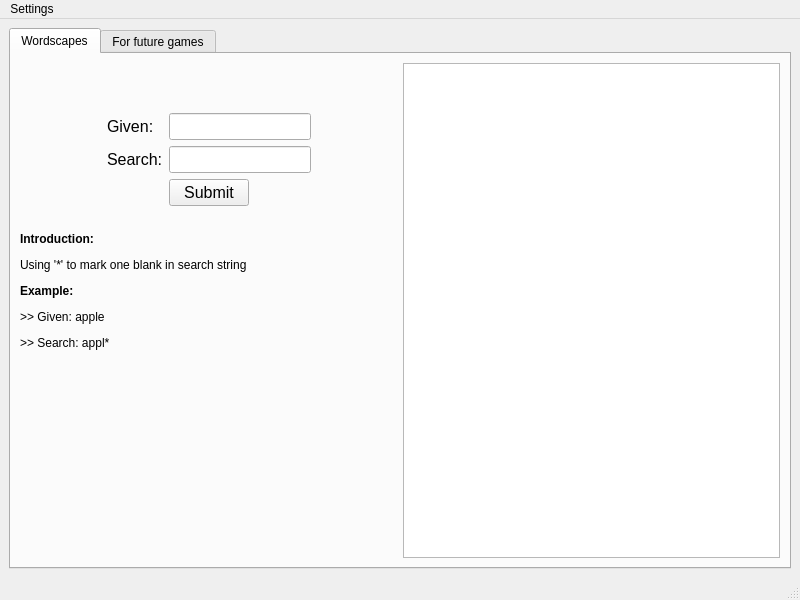
<?xml version="1.0" encoding="UTF-8"?>
<ui version="4.0">
 <class>MainWindow</class>
 <widget class="QMainWindow" name="MainWindow">
  <property name="geometry">
   <rect>
    <x>0</x>
    <y>0</y>
    <width>800</width>
    <height>600</height>
   </rect>
  </property>
  <property name="windowTitle">
   <string>CheaterHub</string>
  </property>
  <widget class="QWidget" name="centralwidget">
   <layout class="QHBoxLayout" name="horizontalLayout_3">
    <item>
     <widget class="QTabWidget" name="tabWidget">
      <property name="currentIndex">
       <number>0</number>
      </property>
      <widget class="QWidget" name="tab">
       <attribute name="title">
        <string>Wordscapes</string>
       </attribute>
       <layout class="QHBoxLayout" name="horizontalLayout_2">
        <item>
         <layout class="QVBoxLayout" name="verticalLayout">
          <item>
           <spacer name="verticalSpacer_2">
            <property name="orientation">
             <enum>Qt::Vertical</enum>
            </property>
            <property name="sizeType">
             <enum>QSizePolicy::Maximum</enum>
            </property>
            <property name="sizeHint" stdset="0">
             <size>
              <width>20</width>
              <height>50</height>
             </size>
            </property>
           </spacer>
          </item>
          <item>
           <layout class="QGridLayout" name="gridLayout">
            <item row="0" column="1">
             <widget class="QLabel" name="label_given">
              <property name="minimumSize">
               <size>
                <width>0</width>
                <height>0</height>
               </size>
              </property>
              <property name="font">
               <font>
                <pointsize>12</pointsize>
               </font>
              </property>
              <property name="text">
               <string>Given:</string>
              </property>
             </widget>
            </item>
            <item row="0" column="0">
             <spacer name="horizontalSpacer_3">
              <property name="orientation">
               <enum>Qt::Horizontal</enum>
              </property>
              <property name="sizeHint" stdset="0">
               <size>
                <width>40</width>
                <height>20</height>
               </size>
              </property>
             </spacer>
            </item>
            <item row="0" column="2">
             <widget class="QLineEdit" name="lineEdit_given">
              <property name="minimumSize">
               <size>
                <width>100</width>
                <height>0</height>
               </size>
              </property>
              <property name="font">
               <font>
                <pointsize>12</pointsize>
               </font>
              </property>
              <property name="clearButtonEnabled">
               <bool>true</bool>
              </property>
             </widget>
            </item>
            <item row="1" column="2">
             <widget class="QLineEdit" name="lineEdit_search">
              <property name="minimumSize">
               <size>
                <width>100</width>
                <height>0</height>
               </size>
              </property>
              <property name="font">
               <font>
                <pointsize>12</pointsize>
               </font>
              </property>
              <property name="clearButtonEnabled">
               <bool>true</bool>
              </property>
             </widget>
            </item>
            <item row="1" column="1">
             <widget class="QLabel" name="label_search">
              <property name="minimumSize">
               <size>
                <width>0</width>
                <height>0</height>
               </size>
              </property>
              <property name="font">
               <font>
                <pointsize>12</pointsize>
               </font>
              </property>
              <property name="text">
               <string>Search:</string>
              </property>
             </widget>
            </item>
            <item row="0" column="3">
             <spacer name="horizontalSpacer_4">
              <property name="orientation">
               <enum>Qt::Horizontal</enum>
              </property>
              <property name="sizeHint" stdset="0">
               <size>
                <width>40</width>
                <height>20</height>
               </size>
              </property>
             </spacer>
            </item>
           </layout>
          </item>
          <item>
           <layout class="QHBoxLayout" name="horizontalLayout">
            <item>
             <spacer name="horizontalSpacer">
              <property name="orientation">
               <enum>Qt::Horizontal</enum>
              </property>
              <property name="sizeHint" stdset="0">
               <size>
                <width>40</width>
                <height>20</height>
               </size>
              </property>
             </spacer>
            </item>
            <item>
             <widget class="QPushButton" name="btn_socket">
              <property name="enabled">
               <bool>true</bool>
              </property>
              <property name="font">
               <font>
                <pointsize>12</pointsize>
               </font>
              </property>
              <property name="text">
               <string>Submit</string>
              </property>
              <property name="checkable">
               <bool>false</bool>
              </property>
             </widget>
            </item>
            <item>
             <spacer name="horizontalSpacer_2">
              <property name="orientation">
               <enum>Qt::Horizontal</enum>
              </property>
              <property name="sizeHint" stdset="0">
               <size>
                <width>40</width>
                <height>20</height>
               </size>
              </property>
             </spacer>
            </item>
           </layout>
          </item>
          <item>
           <spacer name="verticalSpacer_3">
            <property name="orientation">
             <enum>Qt::Vertical</enum>
            </property>
            <property name="sizeType">
             <enum>QSizePolicy::Maximum</enum>
            </property>
            <property name="sizeHint" stdset="0">
             <size>
              <width>20</width>
              <height>20</height>
             </size>
            </property>
           </spacer>
          </item>
          <item>
           <widget class="QLabel" name="lbl_info">
            <property name="text">
             <string>&lt;html&gt;&lt;head/&gt;&lt;body&gt;&lt;p align=&quot;justify&quot;&gt;&lt;span style=&quot; font-weight:600;&quot;&gt;Introduction:&lt;/span&gt;&lt;/p&gt;&lt;p align=&quot;justify&quot;&gt;Using '*' to mark one blank in search string&lt;/p&gt;&lt;p align=&quot;justify&quot;&gt;&lt;span style=&quot; font-weight:600;&quot;&gt;Example:&lt;/span&gt;&lt;/p&gt;&lt;p align=&quot;justify&quot;&gt;&amp;gt;&amp;gt; Given: apple&lt;/p&gt;&lt;p align=&quot;justify&quot;&gt;&amp;gt;&amp;gt; Search: appl*&lt;/p&gt;&lt;/body&gt;&lt;/html&gt;</string>
            </property>
           </widget>
          </item>
          <item>
           <spacer name="verticalSpacer">
            <property name="orientation">
             <enum>Qt::Vertical</enum>
            </property>
            <property name="sizeHint" stdset="0">
             <size>
              <width>20</width>
              <height>40</height>
             </size>
            </property>
           </spacer>
          </item>
         </layout>
        </item>
        <item>
         <widget class="QListWidget" name="list_result">
          <property name="minimumSize">
           <size>
            <width>100</width>
            <height>0</height>
           </size>
          </property>
         </widget>
        </item>
       </layout>
      </widget>
      <widget class="QWidget" name="tab_2">
       <attribute name="title">
        <string>For future games</string>
       </attribute>
      </widget>
     </widget>
    </item>
   </layout>
  </widget>
  <widget class="QMenuBar" name="menubar">
   <property name="geometry">
    <rect>
     <x>0</x>
     <y>0</y>
     <width>800</width>
     <height>30</height>
    </rect>
   </property>
   <widget class="QMenu" name="menubar1">
    <property name="title">
     <string>Settings</string>
    </property>
    <addaction name="actionConfig"/>
   </widget>
   <addaction name="menubar1"/>
  </widget>
  <widget class="QStatusBar" name="statusbar"/>
  <action name="actionConfig">
   <property name="text">
    <string>Config</string>
   </property>
  </action>
 </widget>
 <tabstops>
  <tabstop>lineEdit_given</tabstop>
  <tabstop>lineEdit_search</tabstop>
  <tabstop>btn_socket</tabstop>
  <tabstop>list_result</tabstop>
  <tabstop>tabWidget</tabstop>
 </tabstops>
 <resources/>
 <connections/>
</ui>
